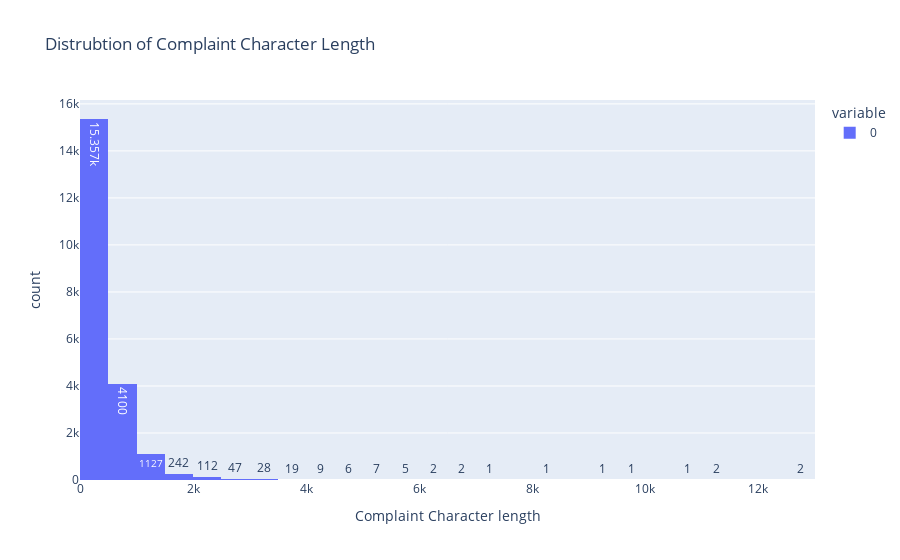

Notebook cell for this chart:
### Markdown cell above
## Exploratory data analysis to get familiar with the data.

Write the code in this task to perform the following:

*   Visualise the data according to the 'Complaint' character length
*   Using a word cloud find the top 40 words by frequency among all the articles after processing the text
*   Find the top unigrams,bigrams and trigrams by frequency among all the complaints after processing the text. ‘

### Code cell
# Write your code here to visualise the data according to the 'Complaint' character length
characher_length=[len(i) for i in df_clean['complaint_POS_removed']]
fig=px.histogram(characher_length,nbins=50,labels={'value':'Complaint Character length'},text_auto=True,title='Distrubtion of Complaint Character Length')
fig.show()

### Figure 1 — Plotly figure (JSON) as saved in the notebook; plotly's stock layout.template omitted (floating-point values rounded to 4 significant figures; data arrays with more than 128 entries replaced by an {"elided": "..."} marker saying what was removed)
{"data": [{"alignmentgroup": "True", "bingroup": "x", "hovertemplate": "variable=0<br>Complaint Character length=%{x}<br>count=%{y}<extra></extra>", "legendgroup": "0", "marker": {"color": "#636efa", "pattern": {"shape": ""}}, "name": "0", "nbinsx": 50, "offsetgroup": "0", "orientation": "v", "showlegend": true, "texttemplate": "%{value}", "type": "histogram", "x": {"elided": "21072 int values"}, "xaxis": "x", "yaxis": "y"}], "layout": {"barmode": "relative", "legend": {"title": {"text": "variable"}, "tracegroupgap": 0}, "title": {"text": "Distrubtion of Complaint Character Length"}, "xaxis": {"anchor": "y", "domain": [0, 1], "title": {"text": "Complaint Character length"}}, "yaxis": {"anchor": "x", "domain": [0, 1], "title": {"text": "count"}}}}
